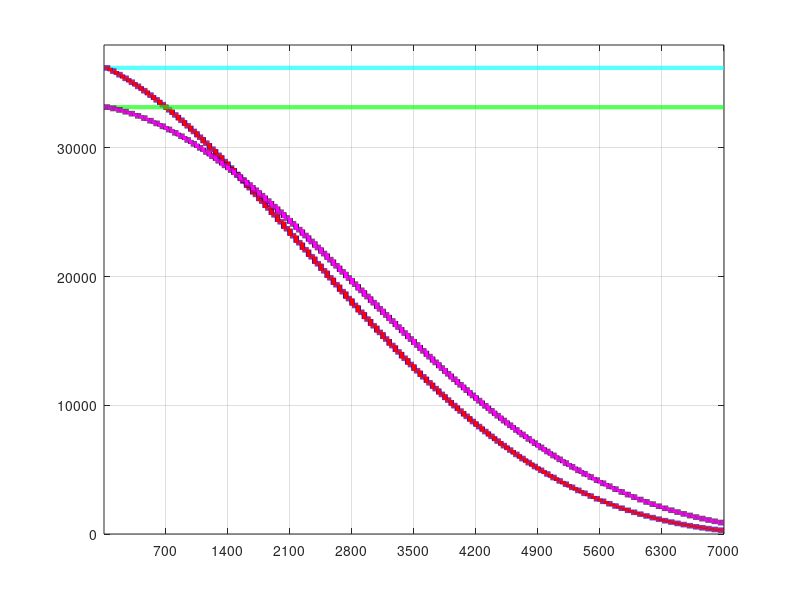

The MATLAB source for this figure: (Note: this script raises an error after producing the figure.)
clear, clc

MarkerSize = 8;
LineWidth = 3;
Fontsize = 14;

%% 
load('Z1_Save_Data_Track_v0_AMP_V1_70_2');
N_OFDM_C_used = N_OFDM_C;
N_OFDM_tot_used = N_OFDM_C_used*floor(N_CCT_used/10)*10;
n_OFDM_tot_used = 1:N_OFDM_tot_used;
figure
c11 = plot(n_OFDM_tot_used,Amp_set_notrack_used(1,1:N_OFDM_tot_used),'c-','LineWidth',LineWidth); hold on; grid on;
c14 = plot(n_OFDM_tot_used,Amp_set_Real_eff_used(1,1:N_OFDM_tot_used),'-b','LineWidth',LineWidth+1);
c12 = plot(n_OFDM_tot_used,Amp_set_EDD_used(1,1:N_OFDM_tot_used),'-r','LineWidth',LineWidth);
c21 = plot(n_OFDM_tot_used,Amp_set_notrack_used(2,1:N_OFDM_tot_used),'g-','LineWidth',LineWidth);
c24 = plot(n_OFDM_tot_used,Amp_set_Real_eff_used(2,1:N_OFDM_tot_used),'-k','LineWidth',LineWidth+1);
c22 = plot(n_OFDM_tot_used,Amp_set_EDD_used(2,1:N_OFDM_tot_used),'-m','LineWidth',LineWidth);
axis([1 N_OFDM_tot_used 0 3.8e4])
set(gca,'xtick',(10:10:100)*N_OFDM_C_used);
set(gca,'xticklabels',{'10','20','30','40','50','60','70','80','90','100'});
set(gca, 'GridLineStyle', '--','FontSize',Fontsize, 'linewidth',1.0,'Fontname','Times New Roman');
xlabel({'Number of TI';'(a)'},'Fontsize',18); ylabel('Amplitude of Effective Channels','Fontsize',18)
set(gcf, 'position', [250 200 700 500]);
set(gca,'position',[0.089 0.175 0.885 0.775])
axis normal;
h11 = legend([c11,c12,c14], 'Initial channel estimation, BS #1','DADD-based channel tracking, BS #1',...
    'Real-time effective channel, BS #1','Location','southwest');
ah = axes('position', get(gca,'position'), 'visible','off');
h12 = legend(ah, [c21,c22,c24], 'Initial channel estimation, BS #2','DADD-based channel tracking, BS #2',...
    'Real-time effective channel, BS #2');
set(h12, 'Position',[0.49 0.659 0.452856 0.158], 'FontSize',16);
set(h11,'Fontsize',Fontsize); set(h12,'Fontsize',Fontsize,'Fontname','Times New Roman'); set(gca, 'linewidth',1.0);
h_small_11 = axes('position',[0.16 0.395 0.245 0.175]);
axis(h_small_11);
plot(n_OFDM_tot_used(29*N_OFDM_C_used+N_OFDM_C_used/10:30*N_OFDM_C_used-N_OFDM_C_used/10),...
    Amp_set_Real_eff_used(1,29*N_OFDM_C_used+N_OFDM_C_used/10:30*N_OFDM_C_used-N_OFDM_C_used/10),...
    '-b','LineWidth',LineWidth); hold on; grid on;
plot(n_OFDM_tot_used(29*N_OFDM_C_used+N_OFDM_C_used/10:30*N_OFDM_C_used-N_OFDM_C_used/10),...
    Amp_set_EDD_used(1,29*N_OFDM_C_used+N_OFDM_C_used/10:30*N_OFDM_C_used-N_OFDM_C_used/10),'-r','LineWidth',LineWidth-1.5);
set(gca,'xtick',[29*N_OFDM_C_used+N_OFDM_C_used/10 29*N_OFDM_C_used+N_OFDM_C_used/2 30*N_OFDM_C_used-N_OFDM_C_used/10]);
xlim([29*N_OFDM_C_used+N_OFDM_C_used/10,30*N_OFDM_C_used-N_OFDM_C_used/10]);
set(gca,'xticklabels',{'29.1','29.5','29.9'}, 'linewidth',1.0);
annotation('line',[0.347143 0.2843],[0.66 0.568],'LineWidth',1.0,'LineStyle','-');
h_small_12 = axes('position',[0.670 0.447 0.245 0.175]);
axis(h_small_12);
plot(n_OFDM_tot_used(69*N_OFDM_C_used+N_OFDM_C_used/10:70*N_OFDM_C_used-N_OFDM_C_used/10),...
    Amp_set_Real_eff_used(2,69*N_OFDM_C_used+N_OFDM_C_used/10:70*N_OFDM_C_used-N_OFDM_C_used/10),...
    '-k','LineWidth',LineWidth); hold on; grid on;
plot(n_OFDM_tot_used(69*N_OFDM_C_used+N_OFDM_C_used/10:70*N_OFDM_C_used-N_OFDM_C_used/10),...
    Amp_set_EDD_used(2,69*N_OFDM_C_used+N_OFDM_C_used/10:70*N_OFDM_C_used-N_OFDM_C_used/10),'-m','LineWidth',LineWidth-1.5);
set(gca,'xtick',[69*N_OFDM_C_used+N_OFDM_C_used/10 69*N_OFDM_C_used+N_OFDM_C_used/2 70*N_OFDM_C_used-N_OFDM_C_used/10]);
xlim([69*N_OFDM_C_used+N_OFDM_C_used/10,70*N_OFDM_C_used-N_OFDM_C_used/10]);
set(gca,'xticklabels',{'69.1','69.5','69.9'}, 'linewidth',1.0);
annotation('line',[0.793 0.7043],[0.45 0.326],'LineWidth',1.0,'LineStyle','-');

%% 
load('Z1_Save_Data_Track_v0_NMSE_V1__20dB_70');
N_OFDM_C_used = N_OFDM_C;
N_OFDM_tot_used = N_OFDM_C_used*floor(N_CCT_used/10)*10;
n_OFDM_tot_used = 1:N_OFDM_tot_used;
NMSE_set_Notr_used__20dB = NMSE_set_Notr_used_dB(1:N_OFDM_tot_used);
NMSE_set_DADD__20dB = NMSE_set_EDD_used_dB(1:N_OFDM_tot_used);
load('Z1_Save_Data_Track_v0_NMSE_V1__10dB_70_2');
NMSE_set_Notr_used__10dB = NMSE_set_Notr_used_dB(1:N_OFDM_tot_used);
NMSE_set_DADD__10dB = NMSE_set_EDD_used_dB(1:N_OFDM_tot_used);
load('Z1_Save_Data_Track_v0_NMSE_V1_0dB_70_1');
NMSE_set_Notr_used_0dB = NMSE_set_Notr_used_dB(1:N_OFDM_tot_used);
load('Z1_Save_Data_Track_v0_NMSE_V1_0dB_70_4');
NMSE_set_DADD_0dB = NMSE_set_EDD_used_dB(1:N_OFDM_tot_used);
figure
plot(n_OFDM_tot_used,NMSE_set_Notr_used__20dB,'-g','LineWidth',LineWidth); hold on; grid on;
plot(n_OFDM_tot_used,NMSE_set_Notr_used__10dB,'-c','LineWidth',LineWidth);
plot(n_OFDM_tot_used,NMSE_set_Notr_used_0dB,'-m','LineWidth',LineWidth);
plot(n_OFDM_tot_used,NMSE_set_DADD__20dB,'-b','LineWidth',LineWidth);
plot(n_OFDM_tot_used,NMSE_set_DADD__10dB,'-r','LineWidth',LineWidth);
plot(n_OFDM_tot_used,NMSE_set_DADD_0dB,'-k','LineWidth',LineWidth);
axis([1 N_OFDM_tot_used -85 35])
set(gca,'xtick',(10:10:100)*N_OFDM_C_used);
set(gca,'xticklabels',{'10','20','30','40','50','60','70','80','90','100'});
set(gca,'ytick',-70:20:30);
set(gca, 'GridLineStyle', '--','FontSize',Fontsize, 'linewidth',1.0,'Fontname','Times New Roman');
xlabel({'Number of TI';'(b)'},'Fontsize',18); ylabel('NMSE of Effective Channels [dB]','Fontsize',18)
set(gcf, 'position', [960 200 700 500]);
set(gca,'position',[0.089 0.175 0.885 0.775])
axis normal;
h1 = legend('Initial channel estimation, SNR = -20 dB','Initial channel estimation, SNR = -10 dB',...
    'Initial channel estimation, SNR = 0 dB','DADD-based channel tracking, SNR = -20 dB',...
    'DADD-based channel tracking, SNR = -10 dB','DADD-based channel tracking, SNR = 0 dB');
set(h1, 'Position',[0.445 0.45 0.472 0.309], 'Fontsize',Fontsize-1);
h_small_21 = axes('position',[0.162 0.54 0.245 0.1]);
axis(h_small_21);
plot(n_OFDM_tot_used(19*50:21*50),NMSE_set_DADD__20dB(19*50:21*50),'-b','LineWidth',LineWidth-1.5);
set(gca, 'linewidth',1.3,'XTickLabel','');
h_small_22 = axes('position',[0.162 0.43 0.245 0.1]);
axis(h_small_22);
plot(n_OFDM_tot_used(19*50:21*50),NMSE_set_DADD__10dB(19*50:21*50),'-r','LineWidth',LineWidth-1.5);
set(gca, 'linewidth',1.0,'XTickLabel','');
h_small_23 = axes('position',[0.162 0.32 0.245 0.1]);
axis(h_small_23);
plot(n_OFDM_tot_used(19*50:21*50),NMSE_set_DADD_0dB(19*50:21*50),'-k','LineWidth',LineWidth-1.5);
set(gca,'xtick',[950 1000 1050]);
set(gca,'xticklabels',{'19','20','21'}, 'linewidth',1.0);
annotation('line',[0.2857 0.2643],[0.322 0.288],'LineWidth',1.0,'LineStyle','-');
annotation('ellipse',[0.2543 0.222 0.02 0.068],'LineWidth',1.8,'LineStyle','-');
